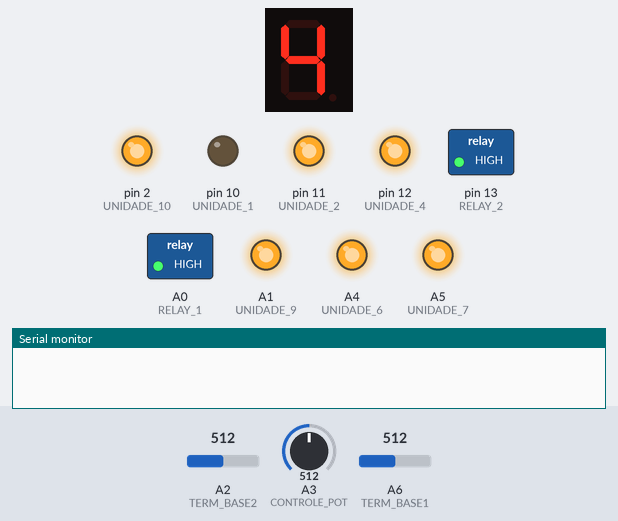
This sketch was run on a simulated Arduino Nano, built with avr-gcc and run on an emulated ATmega328P. Parts: 1-digit seven-segment display, switched loads named in the sketch (green lamp = pin HIGH), output pins drawn as LEDs (lit = HIGH), the last lines printed to the serial monitor. Wiring (inferred from the names in the program): 1-digit 7-segment display, segments lit when HIGH: segments pin 4, pin 6, pin 3, pin 8, pin 5, pin 7, pin 9. Inputs (shaded band) come from the test bench; at power-on: A3 (CONTROLE_POT) = 512, A2 (TERM_BASE2) = 512, A6 (TERM_BASE1) = 512. The segment pins are drawn as the display they are named for; pins used as bus, display or sensor lines are not drawn.

Above: at 1.2 s.
1.3 s: A3 (CONTROLE_POT) set to 716
At 3.2 s:
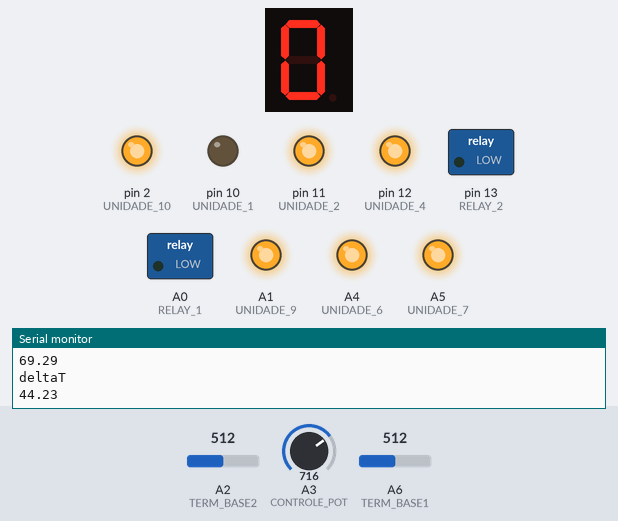
3.5 s: A3 (CONTROLE_POT) set to 900
At 3.8 s:
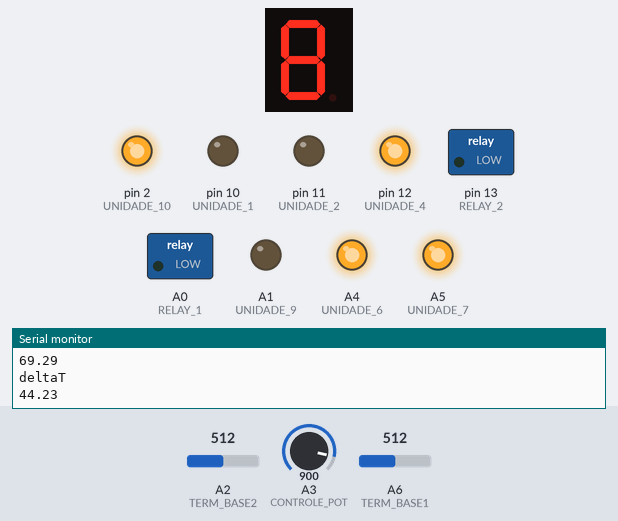
5.0 s: A3 (CONTROLE_POT) set to 1023
At 6.2 s:
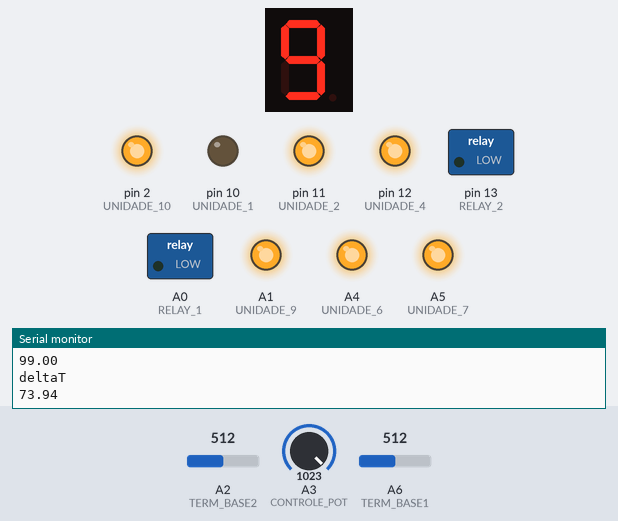
6.5 s: A3 (CONTROLE_POT) set to 511
At 7.3 s:
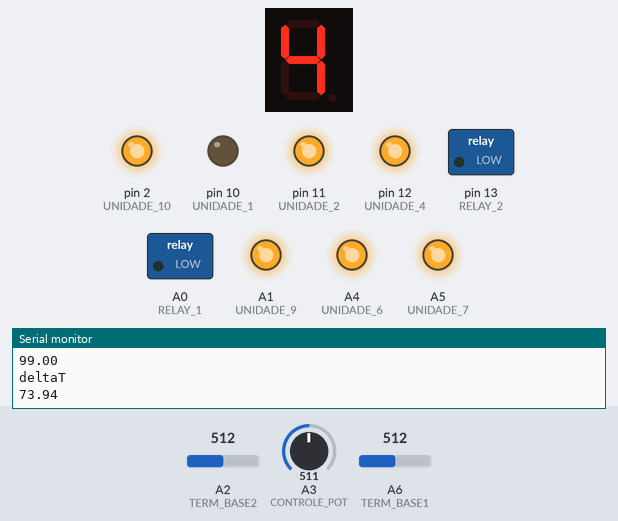
8.0 s: A3 (CONTROLE_POT) set to 306
At 8.5 s:
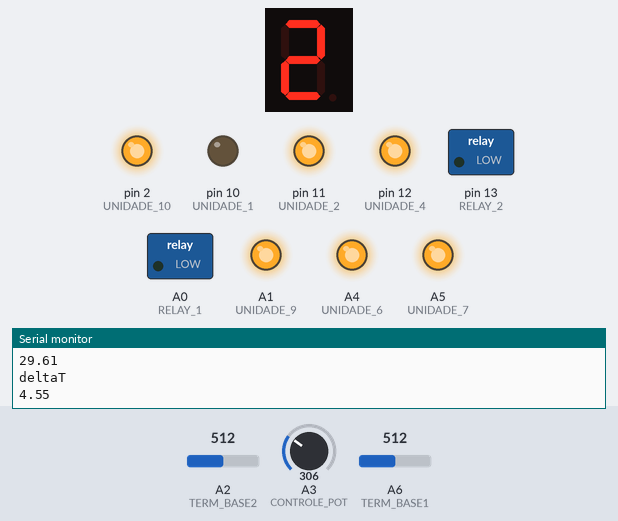
9.5 s: A2 (TERM_BASE2) set to 526
11.2 s: A2 (TERM_BASE2) set to 546
At 13.3 s:
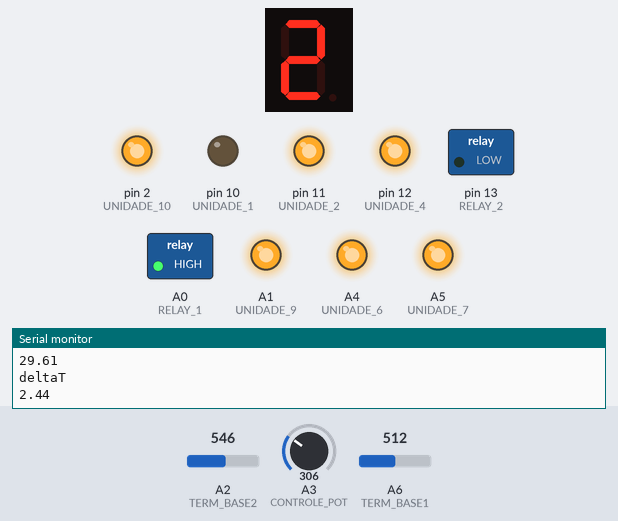
Timing chart, 0 to 14.5 s (numbered marks = the images above; inputs shaded):
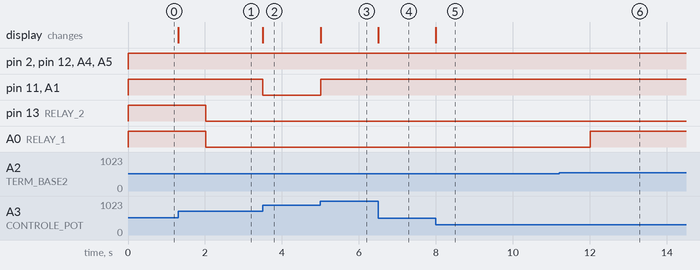

Measured:
- the behaviour switches between 537 and 538 on A2 (TERM_BASE2) (found by bisection; images 5 and 6)
- after the input at 1.3 s, the display: changes at once (image 1)
- after the input at 3.5 s, pin 11 (UNIDADE_2), A1 (UNIDADE_9): HIGH → LOW at once; the display: changes at once (image 2)
- after the input at 5.0 s, pin 11 (UNIDADE_2), A1 (UNIDADE_9): LOW → HIGH at once; the display: changes at once (image 3)
- after the input at 6.5 s, the display: changes at once (image 4)
- after the input at 8.0 s, the display: changes at once (image 5)
- after the input at 11.2 s, A0 (RELAY_1): LOW → HIGH after 0.82 s

The sketch:

banho_termostatico.ino
```cpp
/*  ********************************************************************************
 *   LMPT-UFSC: Software para Controle Banho Termostático por Relé
 Autor: Victor Augusto dos Santos
 E-Mail: viic.santos@gmail.com

 Funcionamento: O software faz a amostragem de dois termistores acoplados aos conversores AD do
 Arduino Nano e utiliza uma lógica PID para ligar ou desligar duas resistências aquecedores (rabo quente)
 conectadas aos relés.

 Neste experimento são usados termistores de 10K Ohms, com uma resistência auxiliar de mesma grandeza.

 ******************************************************************************** */

/*********** definições de constantes do programa *******************/
#define AMOSTRAS_MEDIA 5.0 //média aritmética de 5 amostras por canal
#define PID_MAX 1023.0
#define PID_MIN 0
#define FUNDO_ESCALA_ADC 1023.0
#define VMAX_IO 5.0
#define TEMP_THRESHOLD_MINOR 1.0
#define TEMP_THRESHOLD_MAJOR 3.0
#define A_HIGH 255
#define A_LOW 0
#define SERIAL_BAUDRATE 9600
#define RELAY_CADENCIA 2000 //2s

//definição dos valores de resistência nominal para cada termistor utilizado
#define RESISTENCIA_TERMISTOR_1 10000.0
#define RESISTENCIA_TERMISTOR_2 10000.0
//definição dos valores de resistência auxiliar (pad) para cada termistor em ohms
#define RESISTENCIA_PAD_T1 10000.0
#define RESISTENCIA_PAD_T2 10000.0

//constantes calibracao para o thermistor de 10k Ohm
#define A 3.354016e-03
#define B 3.509850e-04
#define C 2.620131e-06

/* Declaração de variáveis e pinos usados */
const uint8_t RELAY_1 = A0;
const uint8_t RELAY_2 = 13;
const uint8_t CONTROLE_POT = A3;
const uint8_t TERM_BASE1 = A6;
const uint8_t TERM_BASE2 = A2;

const uint8_t UNIDADE_1 = 10;
const uint8_t UNIDADE_2 = 11;
const uint8_t UNIDADE_4 = 12;
const uint8_t UNIDADE_6 = A4;
const uint8_t UNIDADE_7 = A5;
const uint8_t UNIDADE_9 = A1;
const uint8_t UNIDADE_10 = 2;

const uint8_t DEZENA_1 = 5;
const uint8_t DEZENA_2 = 4;
const uint8_t DEZENA_4 = 3;
const uint8_t DEZENA_6 = 9;
const uint8_t DEZENA_7 = 8;
const uint8_t DEZENA_9 = 7;
const uint8_t DEZENA_10 = 6;

int dezena = 0, unidade = 0;

double media_t1 = 0, media_t2 = 0, temp_t1 = 0, temp_t2 = 0, tempUsuario_adc = 0, tempUsuario = 0, media_termistores = 0, deltaT = 0;
const float TETO_ESCALA_DELTA_T = 99.0;

//constantes de calibração  do termistor
const double a =56.83785716;
const double b =-446.8507411;
const double c=1372.40215;
const double d=-2053.311767;
const double e=1525.70188;
const double f=-449.8281345;

long long relay_cadencia_ms = 0;
long long tempo_ms = 0;

struct num7seg{
    int dezena;
    int unidade;
};

struct num7seg splitNumber(double number);
void escreve7seg(int dezena, int unidade);

struct num7seg res_split;

void setup() {
    Serial.begin(SERIAL_BAUDRATE);

    analogReference(DEFAULT); //5V

    pinMode(RELAY_1, OUTPUT);
    digitalWrite(RELAY_1, HIGH);
    pinMode(RELAY_2, OUTPUT);
    digitalWrite(RELAY_2, HIGH);

    pinMode(CONTROLE_POT, INPUT);
    pinMode(TERM_BASE1, INPUT);
    pinMode(TERM_BASE2, INPUT);

    //displays
    pinMode(UNIDADE_1, OUTPUT);
    pinMode(UNIDADE_2, OUTPUT);
    pinMode(UNIDADE_4, OUTPUT);
    pinMode(UNIDADE_6, OUTPUT);
    pinMode(UNIDADE_7, OUTPUT);
    pinMode(UNIDADE_9, OUTPUT);
    pinMode(UNIDADE_10, OUTPUT);
    pinMode(DEZENA_1, OUTPUT);
    pinMode(DEZENA_2, OUTPUT);
    pinMode(DEZENA_4, OUTPUT);
    pinMode(DEZENA_6, OUTPUT);
    pinMode(DEZENA_7, OUTPUT);
    pinMode(DEZENA_9, OUTPUT);
    pinMode(DEZENA_10, OUTPUT);

    digitalWrite(UNIDADE_1, LOW);
    digitalWrite(UNIDADE_2, LOW);
    digitalWrite(UNIDADE_4, LOW);
    digitalWrite(UNIDADE_6, LOW);
    digitalWrite(UNIDADE_7, LOW);
    digitalWrite(UNIDADE_9, LOW);
    digitalWrite(UNIDADE_10, LOW);
    digitalWrite(DEZENA_1, LOW);
    digitalWrite(DEZENA_2, LOW);
    digitalWrite(DEZENA_4, LOW);
    digitalWrite(DEZENA_6, LOW);
    digitalWrite(DEZENA_7, LOW);
    digitalWrite(DEZENA_9, LOW);
    digitalWrite(DEZENA_10, LOW);

}

void loop() {
    tempo_ms = millis();

    //Calcula a media de leituras do ADC antes de converter em graus Celsius
    media_t1 = calculaMedia(TERM_BASE1, AMOSTRAS_MEDIA);
    media_t2 = calculaMedia(TERM_BASE2, AMOSTRAS_MEDIA);

    //media_t1 = (media_t1 * VMAX_IO)/FUNDO_ESCALA_ADC; //passa para V em double para usar a função de calibração
    //temp_t1 = calibrar_tensao(media_t1);
    temp_t1 = steinhartAndHart(media_t1, RESISTENCIA_TERMISTOR_1, RESISTENCIA_PAD_T1);

    //media_t2 = (media_t2 * VMAX_IO)/FUNDO_ESCALA_ADC; //passa para V em double para usar a função de calibração
    //temp_t2 = calibrar_tensao(media_t2);
    temp_t2 = steinhartAndHart(media_t2, RESISTENCIA_TERMISTOR_2, RESISTENCIA_PAD_T2);

    media_termistores = (temp_t1 + temp_t2)/2;

    tempUsuario_adc = analogRead(CONTROLE_POT);
    tempUsuario = ((tempUsuario_adc*TETO_ESCALA_DELTA_T)/FUNDO_ESCALA_ADC);

    res_split = splitNumber(tempUsuario);
    escreve_7seg(res_split.dezena, res_split.unidade);

    deltaT = tempUsuario - media_termistores;

   if ((tempo_ms - relay_cadencia_ms) >= RELAY_CADENCIA) {

    Serial.println("termistor_1");
    Serial.print(temp_t1);
    Serial.println("");

    Serial.println("termistor_2");
    Serial.print(temp_t2);
    Serial.println("");

    Serial.println("tempUsuario");
    Serial.print(tempUsuario);
    Serial.println("");

    Serial.println("deltaT");
    Serial.print(deltaT);
    Serial.println("");

    #if 1
    if (deltaT <= TEMP_THRESHOLD_MINOR) {
        digitalWrite(RELAY_1, HIGH);
        digitalWrite(RELAY_2, HIGH);
    }
    else if (deltaT >= TEMP_THRESHOLD_MINOR && deltaT <= TEMP_THRESHOLD_MAJOR) {
        digitalWrite(RELAY_1, HIGH);
        digitalWrite(RELAY_2, LOW);
   }
   else if (deltaT > TEMP_THRESHOLD_MAJOR){
        digitalWrite(RELAY_1, LOW);
        digitalWrite(RELAY_2, LOW);
   }
   #endif
        relay_cadencia_ms = tempo_ms;
    }

}


/* int calculaMedia(int entrada, int n_amostras);
 *  A função retorna a média, em número inteiro, de n amostragens da entrada especificada
 */
double calculaMedia(double entrada, int n_amostras) {
    int a = 0;
    int media_leituras = 0;

    for (a = 0; a < n_amostras; a++) {
        media_leituras += analogRead(entrada);
    }
    media_leituras /= n_amostras;
    return media_leituras;
}


//função escrita pelo Saulo com as constantes de calibração do termistor de 10k (levantada por aproximacao no Excel)
//a função recebe um valor double de tensão e retorna a respectiva temperatura em Celsius referente a esta tensão
double calibrar_tensao(double tensao_para_calibrar) {
  double retorno_calibracao;
  retorno_calibracao = a*pow(tensao_para_calibrar, 5) +
                       b*pow(tensao_para_calibrar, 4) +
                       c*pow(tensao_para_calibrar, 3) +
                       d*pow(tensao_para_calibrar, 2) +
                       e*pow(tensao_para_calibrar, 1) +
                       f*pow(tensao_para_calibrar, 0);
  return retorno_calibracao;
}

void escreve_7seg(int dezena, int unidade) {

      switch(unidade) {
      case 0:
          digitalWrite(UNIDADE_1, HIGH);
    digitalWrite(UNIDADE_2, HIGH);
    digitalWrite(UNIDADE_4, HIGH);
    analogWrite(UNIDADE_6, A_HIGH);
    analogWrite(UNIDADE_7, A_HIGH);
    analogWrite(UNIDADE_9, A_HIGH);
    digitalWrite(UNIDADE_10, LOW);
        break;

      case 1:
          digitalWrite(UNIDADE_1, LOW);
    digitalWrite(UNIDADE_2, LOW);
    digitalWrite(UNIDADE_4, HIGH);
    analogWrite(UNIDADE_6, A_HIGH);
    analogWrite(UNIDADE_7, A_LOW);
    analogWrite(UNIDADE_9, A_LOW);
    digitalWrite(UNIDADE_10, LOW);
        break;

      case 2:
          digitalWrite(UNIDADE_1, HIGH);
    digitalWrite(UNIDADE_2, HIGH);
    digitalWrite(UNIDADE_4, LOW);
    analogWrite(UNIDADE_6, A_HIGH);
    analogWrite(UNIDADE_7, A_HIGH);
    analogWrite(UNIDADE_9, A_LOW);
    digitalWrite(UNIDADE_10, HIGH);
        break;

      case 3:
          digitalWrite(UNIDADE_1, LOW);
    digitalWrite(UNIDADE_2, HIGH);
    digitalWrite(UNIDADE_4, HIGH);
    analogWrite(UNIDADE_6, A_HIGH);
    analogWrite(UNIDADE_7, A_HIGH);
    analogWrite(UNIDADE_9, A_LOW);
    digitalWrite(UNIDADE_10, HIGH);
        break;

            case 4:
                digitalWrite(UNIDADE_1, LOW);
    digitalWrite(UNIDADE_2, LOW);
    digitalWrite(UNIDADE_4, HIGH);
    analogWrite(UNIDADE_6, A_HIGH);
    analogWrite(UNIDADE_7, A_LOW);
    analogWrite(UNIDADE_9, A_HIGH);
    digitalWrite(UNIDADE_10, HIGH);
      break;

            case 5:
                digitalWrite(UNIDADE_1, LOW);
    digitalWrite(UNIDADE_2, HIGH);
    digitalWrite(UNIDADE_4, HIGH);
    analogWrite(UNIDADE_6, A_LOW);
    analogWrite(UNIDADE_7, A_HIGH);
    analogWrite(UNIDADE_9, A_HIGH);
    digitalWrite(UNIDADE_10, HIGH);
      break;

            case 6:
                digitalWrite(UNIDADE_1, HIGH);
    digitalWrite(UNIDADE_2, HIGH);
    digitalWrite(UNIDADE_4, HIGH);
    analogWrite(UNIDADE_6, A_LOW);
    analogWrite(UNIDADE_7, A_HIGH);
    analogWrite(UNIDADE_9, A_HIGH);
    digitalWrite(UNIDADE_10, HIGH);
      break;
            case 7:
     digitalWrite(UNIDADE_1, LOW);
    digitalWrite(UNIDADE_2, LOW);
    digitalWrite(UNIDADE_4, HIGH);
    analogWrite(UNIDADE_6, A_HIGH);
    analogWrite(UNIDADE_7, A_HIGH);
    analogWrite(UNIDADE_9, A_LOW);
    digitalWrite(UNIDADE_10, HIGH);
      break;

            case 8:
                digitalWrite(UNIDADE_1, HIGH);
    digitalWrite(UNIDADE_2, HIGH);
    digitalWrite(UNIDADE_4, HIGH);
    analogWrite(UNIDADE_6, A_HIGH);
    analogWrite(UNIDADE_7, A_HIGH);
    analogWrite(UNIDADE_9, A_HIGH);
    digitalWrite(UNIDADE_10, HIGH);
      break;

            case 9:
                digitalWrite(UNIDADE_1, LOW);
    digitalWrite(UNIDADE_2, HIGH);
    digitalWrite(UNIDADE_4, HIGH);
    analogWrite(UNIDADE_6, A_HIGH);
    analogWrite(UNIDADE_7, A_HIGH);
    analogWrite(UNIDADE_9, A_HIGH);
    digitalWrite(UNIDADE_10, HIGH);
      break;

      default: break;

    }

       switch(dezena) {
      case 0:
          digitalWrite(DEZENA_1, HIGH);
    digitalWrite(DEZENA_2, HIGH);
    digitalWrite(DEZENA_4, HIGH);
    digitalWrite(DEZENA_6, HIGH);
    digitalWrite(DEZENA_7, HIGH);
    digitalWrite(DEZENA_9, HIGH);
    digitalWrite(DEZENA_10, LOW);
        break;

      case 1:
          digitalWrite(DEZENA_1, LOW);
    digitalWrite(DEZENA_2, LOW);
    digitalWrite(DEZENA_4, HIGH);
    digitalWrite(DEZENA_6, HIGH);
    digitalWrite(DEZENA_7, LOW);
    digitalWrite(DEZENA_9, LOW);
    digitalWrite(DEZENA_10, LOW);
        break;

      case 2:
          digitalWrite(DEZENA_1, HIGH);
    digitalWrite(DEZENA_2, HIGH);
    digitalWrite(DEZENA_4, LOW);
    digitalWrite(DEZENA_6, HIGH);
    digitalWrite(DEZENA_7, HIGH);
    digitalWrite(DEZENA_9, LOW);
    digitalWrite(DEZENA_10, HIGH);
        break;

      case 3:
          digitalWrite(DEZENA_1, LOW);
    digitalWrite(DEZENA_2, HIGH);
    digitalWrite(DEZENA_4, HIGH);
    digitalWrite(DEZENA_6, HIGH);
    digitalWrite(DEZENA_7, HIGH);
    digitalWrite(DEZENA_9, LOW);
    digitalWrite(DEZENA_10, HIGH);
        break;

            case 4:
                digitalWrite(DEZENA_1, LOW);
    digitalWrite(DEZENA_2, LOW);
    digitalWrite(DEZENA_4, HIGH);
    digitalWrite(DEZENA_6, HIGH);
    digitalWrite(DEZENA_7, LOW);
    digitalWrite(DEZENA_9, HIGH);
    digitalWrite(DEZENA_10, HIGH);
      break;

            case 5:
                digitalWrite(DEZENA_1, LOW);
    digitalWrite(DEZENA_2, HIGH);
    digitalWrite(DEZENA_4, HIGH);
    digitalWrite(DEZENA_6, LOW);
    digitalWrite(DEZENA_7, HIGH);
    digitalWrite(DEZENA_9, HIGH);
    digitalWrite(DEZENA_10, HIGH);
      break;

            case 6:
                digitalWrite(DEZENA_1, HIGH);
    digitalWrite(DEZENA_2, HIGH);
    digitalWrite(DEZENA_4, HIGH);
    digitalWrite(DEZENA_6, LOW);
    digitalWrite(DEZENA_7, HIGH);
    digitalWrite(DEZENA_9, HIGH);
    digitalWrite(DEZENA_10, HIGH);
      break;
            case 7:
     digitalWrite(DEZENA_1, LOW);
    digitalWrite(DEZENA_2, LOW);
    digitalWrite(DEZENA_4, HIGH);
    digitalWrite(DEZENA_6, HIGH);
    digitalWrite(DEZENA_7, HIGH);
    digitalWrite(DEZENA_9, LOW);
    digitalWrite(DEZENA_10, HIGH);
      break;

            case 8:
                digitalWrite(DEZENA_1, HIGH);
    digitalWrite(DEZENA_2, HIGH);
    digitalWrite(DEZENA_4, HIGH);
    digitalWrite(DEZENA_6, HIGH);
    digitalWrite(DEZENA_7, HIGH);
    digitalWrite(DEZENA_9, HIGH);
    digitalWrite(DEZENA_10, HIGH);
      break;

            case 9:
                digitalWrite(DEZENA_1, LOW);
    digitalWrite(DEZENA_2, HIGH);
    digitalWrite(DEZENA_4, HIGH);
    digitalWrite(DEZENA_6, HIGH);
    digitalWrite(DEZENA_7, HIGH);
    digitalWrite(DEZENA_9, HIGH);
    digitalWrite(DEZENA_10, HIGH);
      break;

      default: break;

    }
}

struct num7seg splitNumber(double number) {
    struct num7seg result;
    int valor_int = 0;
    int uni = 0, dez = 0;

    if (number > 99) valor_int = number/100;
    else valor_int = (int) number;

    dez = valor_int/10;
    uni = valor_int % 10;

    result.dezena = dez;
    result.unidade = uni;
    return result;
}

/* double steinhartAndHart(double mediaLeituras, double resistenciaTermisor, double resistenciaPad);
 * A função retorna o valor de temperatura em graus Celsius
 * sendo necessário entrar com o valor de leitura do ADC (ou média das leituras)
 * no qual o termistor está acoplado, o valor nominal de sua resistência em Ohms
 * e o valor de resistência utilizado no padding (resistência auxiliar)
 */

double steinhartAndHart(double mediaLeituras, double resistenciaTermisor, double resistenciaPad) {
    //calculo da temperatura é feito seguindo a função de SteinHart-Hart para termistores
    double resistencia = resistenciaPad * ((1023.0 / mediaLeituras) - 1.0);
    double LnRes = log(resistencia / resistenciaTermisor);
    double temperatura = 1.0 / (A + (B * LnRes) + (C * pow(LnRes, 3.0)));
    temperatura = temperatura - 273.15; //converte de graus Kelvin para graus Celsius
    return temperatura;
}
```
